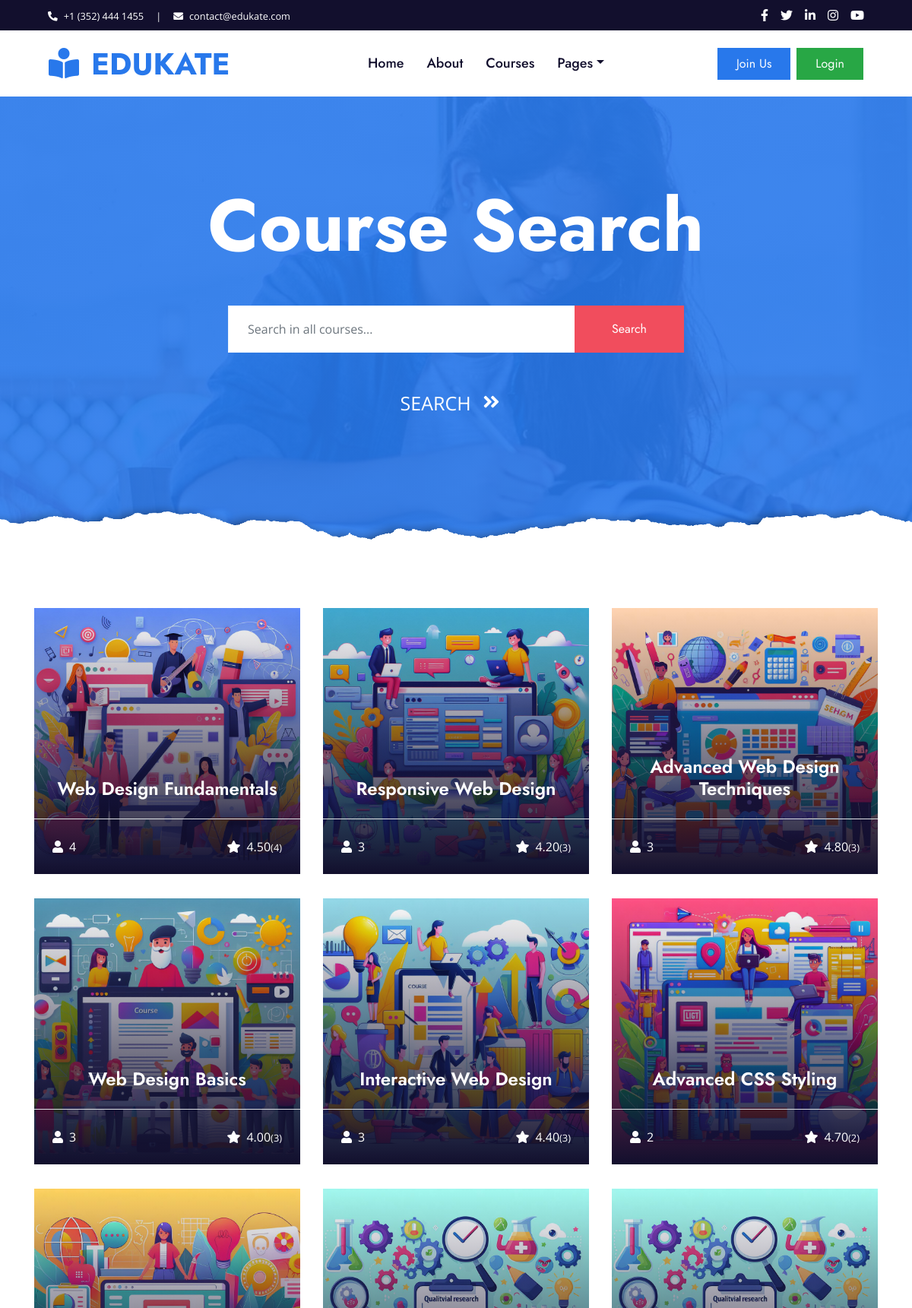
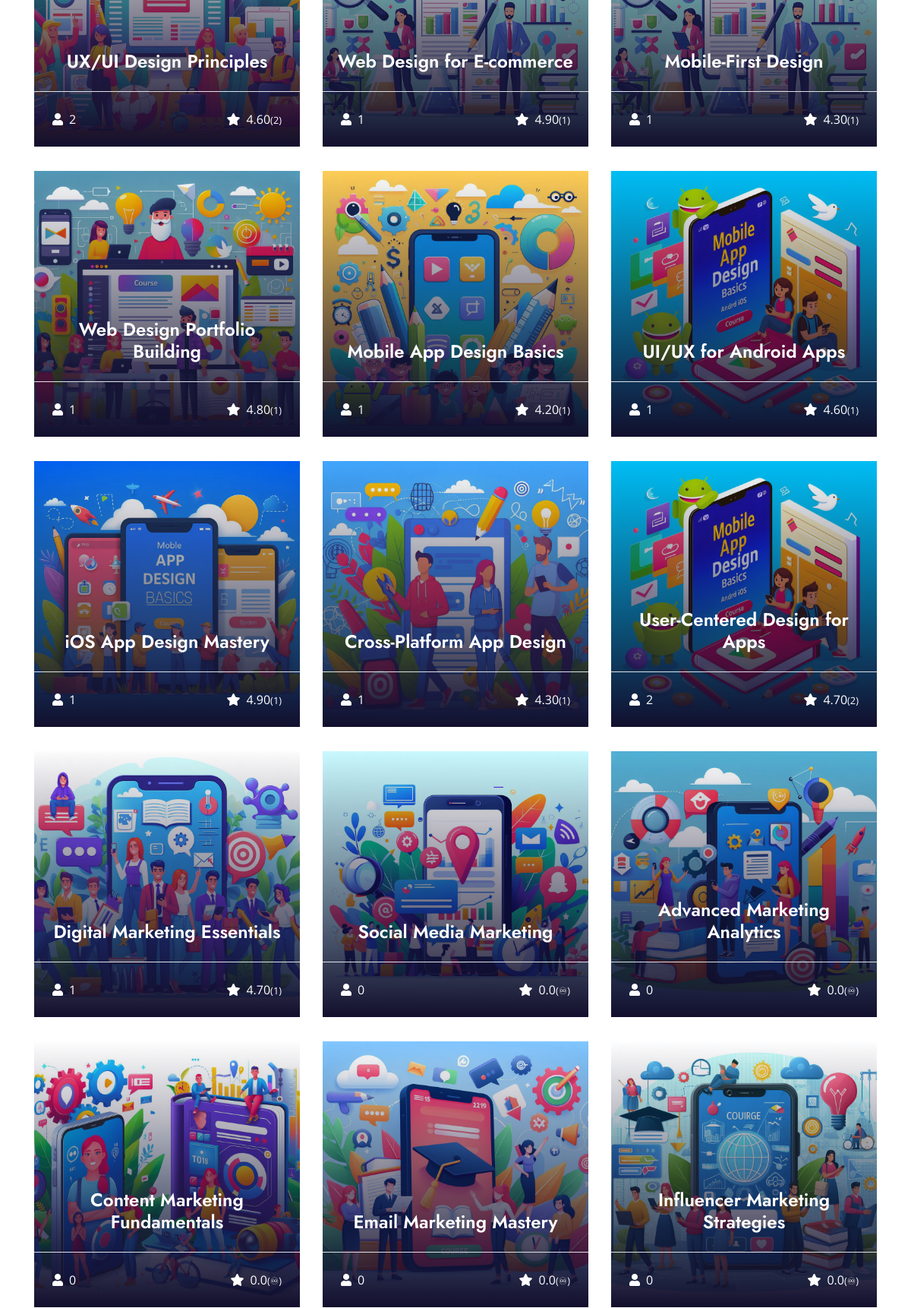
Screenshot of /search.php (upper part) with the database file from the repository (2 pictures, top to bottom).
### tables this page shows
CREATE TABLE IF NOT EXISTS Courses
(
    course_id     INT AUTO_INCREMENT PRIMARY KEY,
    title         VARCHAR(255) NOT NULL,
    description   TEXT,
    instructor_id INT,
    category_id   INT,
    level         ENUM('Beginner', 'Intermediate', 'Advanced'),
    photo_address VARCHAR(255),
    rating        DECIMAL(3, 2),
    lessons_count INT,
    duration_hour INT,
    language      VARCHAR(50),
    price         DECIMAL(10, 2),
    FOREIGN KEY (instructor_id) REFERENCES Instructors (instructor_id),
    FOREIGN KEY (category_id) REFERENCES Categories (category_id)
);

### search.php (the view, shortened to what this page needs)
<!DOCTYPE html>
<html lang="en">
<head>
    <link href="https://cdnjs.cloudflare.com/ajax/libs/font-awesome/5.10.0/css/all.min.css" rel="stylesheet">
    <link href="lib/owlcarousel/assets/owl.carousel.min.css" rel="stylesheet">
    <link href="css/style.css" rel="stylesheet">
</head>
<body>
<?php
$searchText = "";
$servername = "localhost";
$username = "root";
$password = "";
$database = "edukate";
try {
    $conn = new PDO("mysql:host=$servername;dbname=$database", $username, $password);
    $conn->setAttribute(PDO::ATTR_ERRMODE, PDO::ERRMODE_EXCEPTION);
    $stmt = $conn->prepare("SELECT c.*, COALESCE(e.number_of_students, 0) AS number_of_students
                                    FROM Courses c
                                    LEFT JOIN (
                                        SELECT course_id, COUNT(DISTINCT user_id) AS number_of_students
                                        FROM Enrollments
                                        GROUP BY course_id
                                    ) e ON c.course_id = e.course_id
                                    LEFT JOIN Categories cat ON c.category_id = cat.category_id
                                    WHERE c.title LIKE '%" . $searchText . "%' OR cat.name LIKE '%" . $searchText . "%';");
    $stmt->execute();
    $courses = $stmt->fetchAll(PDO::FETCH_ASSOC);
} catch (PDOException $e) {
    echo "Error: " . $e->getMessage();
}
?>
<div class="container-fluid bg-dark">
    <div class="row py-2 px-lg-5">
        <div class="col-lg-6 text-center text-lg-left mb-2 mb-lg-0">
            <div class="d-inline-flex align-items-center text-white">
                <small><i class="fa fa-phone-alt mr-2"></i>+1 (352) 444 1455</small>
                <small class="px-3">|</small>
                <small><i class="fa fa-envelope mr-2"></i>contact@edukate.com</small>
            </div>
        </div>
        <div class="col-lg-6 text-center text-lg-right">
            <div class="d-inline-flex align-items-center">
                <a class="text-white px-2" href="https://www.facebook.com/edukates/">
                    <i class="fab fa-facebook-f"></i>
                </a>
                <a class="text-white px-2" href="https://twitter.com/edukates">
                    <i class="fab fa-twitter"></i>
                </a>
                <a class="text-white px-2" href="https://www.linkedin.com/in/edukates/">
                    <i class="fab fa-linkedin-in"></i>
                </a>
                <a class="text-white px-2" href="https://www.instagram.com/edukates">
                    <i class="fab fa-instagram"></i>
                </a>
                <a class="text-white pl-2" href="https://youtube.com/edukates">
                    <i class="fab fa-youtube"></i>
                </a>
            </div>
        </div>
    </div>
</div>
<div class="container-fluid p-0">
    <nav class="navbar navbar-expand-lg bg-white navbar-light py-3 py-lg-0 px-lg-5">
        <a href="index.php" class="navbar-brand ml-lg-3">
            <h1 class="m-0 text-uppercase text-primary"><i class="fa fa-book-reader mr-3"></i>Edukate</h1>
        </a>
        <div class="collapse navbar-collapse justify-content-between px-lg-3" id="navbarCollapse">
            <div class="navbar-nav mx-auto py-0">
                <a href="index.php" class="nav-item nav-link">Home</a>
                <a href="about.php" class="nav-item nav-link">About</a>
                <a href="course.php" class="nav-item nav-link">Courses</a>
                <div class="nav-item dropdown">
                    <a href="#" class="nav-link dropdown-toggle" data-toggle="dropdown">Pages</a>
                </div>
            </div>
            <?php
            if (isset($_SESSION['username'])) {
                echo '<span class="navbar-text mx-3">Welcome, ' . $_SESSION['username'] . '!</span>';
                echo '<a href="logout.php" class="btn btn-danger py-2 px-4 d-none d-lg-inline-block">Logout</a>';
            } else {
                echo '<a href="index.php#signup-section" class="btn btn-primary py-2 px-4 mr-2 d-none d-lg-inline-block">Join Us</a>';
                echo '<a href="index.php#login-section" class="btn btn-success py-2 px-4 d-none d-lg-inline-block">Login</a>';
            }
            ?>
        </div>
    </nav>
</div>
<div class="jumbotron jumbotron-fluid page-header position-relative overlay-bottom" style="margin-bottom: 90px;">
    <div class="container text-center py-5">
        <h1 class="text-white display-1 mb-5">Course Search</h1>
        <div class="mx-auto mb-5" style="width: 100%; max-width: 600px;">
            <form action="search.php" method="post" class="input-group">
                <input type="text" name="search_text" class="form-control border-light" style="padding: 30px 25px;"
                       placeholder="Search in all courses..." required>
                <div class="input-group-append">
                    <button type="submit" class="btn btn-secondary px-4 px-lg-5">Search</button>
                </div>
            </form>
        </div>
        <div class="d-inline-flex text-white mb-5" style="font-size: 25px">
            <p class="m-0 text-uppercase"><a class="text-white" >Search</a></p>
            <i class="fa fa-angle-double-right pt-1 px-3"></i>
        </div>
    </div>
</div>
<div class="container-fluid">
    <div class="container">
        <div class="row">
            <?php
            if (!empty($courses)) {
                foreach ($courses as $course): ?>
                    <div class="col-lg-4 col-md-6 pb-4">
                        <a class="courses-list-item position-relative d-block overflow-hidden mb-2"
                           href="detail.php?id=<?php echo $course["course_id"]; ?>">
                            <img class="img-fluid" src="./img/<?php echo $course["photo_address"]; ?>" alt="">
                            <div class="courses-text">
                                <h4 class="text-center text-white px-3"><?php echo $course["title"]; ?></h4>
                                <div class="border-top w-100 mt-3">
                                    <div class="d-flex justify-content-between p-4">
                                        <span class="text-white"><i class="fa fa-user mr-2"></i><?php echo $course["number_of_students"]; ?></span>
                                        <span class="text-white"><i class="fa fa-star mr-2"></i><?php if ($course["number_of_students"] > 0) echo $course["rating"]; else echo "0.0" ?><small>(<?php if ($course["number_of_students"] > 0) echo $course["number_of_students"]; else echo "♾"; ?>)</small></span>
                                    </div>
                                </div>
                            </div>
                        </a>
                    </div>
                <?php endforeach;
            } ?>
        </div>
    </div>
</div>
</body>
</html>

### rows the page displays
courses: photo_address (picture), title "Web Design Fundamentals", number_of_students "4", rating "4.50"
courses: photo_address (picture), title "Responsive Web Design", number_of_students "3", rating "4.20"
courses: photo_address (picture), title "Advanced Web Design Techniques", number_of_students "3", rating "4.80"
courses: photo_address (picture), title "Web Design Basics", number_of_students "3", rating "4.00"
courses: photo_address (picture), title "Interactive Web Design", number_of_students "3", rating "4.40"
courses: photo_address (picture), title "Advanced CSS Styling", number_of_students "2", rating "4.70"
courses: photo_address (picture), title "UX/UI Design Principles", number_of_students "2", rating "4.60"
courses: photo_address (picture), title "Web Design for E-commerce", number_of_students "1", rating "4.90"
courses: photo_address (picture), title "Mobile-First Design", number_of_students "1", rating "4.30"
courses: photo_address (picture), title "Web Design Portfolio Building", number_of_students "1", rating "4.80"
courses: photo_address (picture), title "Mobile App Design Basics", number_of_students "1", rating "4.20"
courses: photo_address (picture), title "UI/UX for Android Apps", number_of_students "1", rating "4.60"
courses: photo_address (picture), title "iOS App Design Mastery", number_of_students "1", rating "4.90"
courses: photo_address (picture), title "Cross-Platform App Design", number_of_students "1", rating "4.30"
courses: photo_address (picture), title "User-Centered Design for Apps", number_of_students "2", rating "4.70"
courses: photo_address (picture), title "Digital Marketing Essentials", number_of_students "1", rating "4.70"
courses: photo_address (picture), title "Social Media Marketing", number_of_students "0", shows "0.0"
courses: photo_address (picture), title "Advanced Marketing Analytics", number_of_students "0", shows "0.0"
courses: photo_address (picture), title "Content Marketing Fundamentals", number_of_students "0", shows "0.0"
courses: photo_address (picture), title "Email Marketing Mastery", number_of_students "0", shows "0.0"
courses: photo_address (picture), title "Influencer Marketing Strategies", number_of_students "0", shows "0.0"
